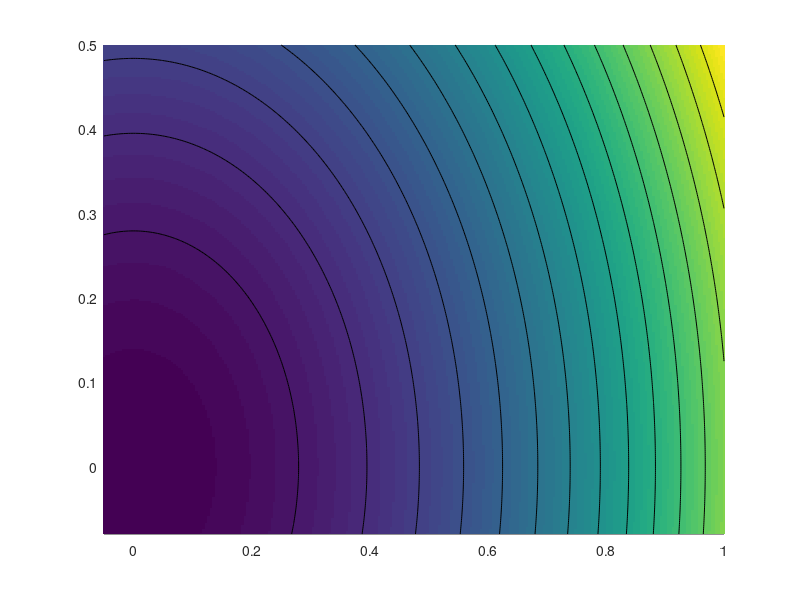

This chart was generated by the following MATLAB code: (Note: this script raises an error after producing the figure.)
%%
% Simple example of gradient flow in metric space.


rep = '../results/gradflow-metric/';
[~,~] = mkdir(rep);

f = @(x,y)x.^2 + y.^2;
Gx = @(x,y)2*x;
Gy = @(x,y)2*y;

% background image
N = 256;
tx = linspace(-.05,1,N);
ty = linspace(-.08,.5,N);
[Y,X] = meshgrid(ty,tx);
F = f(X,Y);
clf; hold on;
imagesc(tx,ty,F');
contour(tx,ty,F', 15, 'k');

% for the implicit stepping
N1 = 2048;
tx1 = linspace(min(tx),max(tx),N1);
ty1 = linspace(min(ty),max(ty),N1);
[Y1,X1] = meshgrid(ty1,tx1);


plist = [1 1];
plist = [1 1.3 1.5 1.8 2 3 5 10 Inf];


gmode = 'explicit';
gmode = 'implicit';

tau = .25; niter = 70;
    
lgd = {};
for ip=1:length(plist)
    p=plist(ip);
    
    % conjugate exponent
    q = conjexp(p);
    ri = @(r,p)sign(r).*abs(r).^(1/(p-1));
    
    
    
    grad = @(gx,gy)ri([gx, gy],p);
    if p==1
        grad = @(gx,gy)[gx.*(gx==max(gx,gy)), gy.*(gy==max(gx,gy))];
    elseif p==Inf
        grad = @(gx,gy)[sign(gx),sign(gy)];
    end
    grad = @(gx,gy)grad(gx,gy)*norm([gx,gy],q)/norm(grad(gx,gy),q);
    
    
    % initial point
    x = .95; y = .45;
    U = []; V = [];
    % do the descent
    for i=1:niter
        U(end+1) = x; V(end+1) = y;
        switch gmode
            case 'explicit'
                g = grad(Gx(x,y), Gy(x,y));
                x = x - tau*g(1);
                y = y - tau*g(2);
            case 'implicit'
                E = ( abs(X1-x).^p + abs(Y1-y).^p ).^(2/p) + tau * ( X1.^2 + Y1.^2 );
                if p==Inf
                    E = max(abs(X1-x),abs(Y1-y)).^2 + tau * ( X1.^2 + Y1.^2 );
                end
                [tmp,i] = min(E(:));
                x = X1(i); y = Y1(i);
        end
    end
    
    lgd{end+1} = ['p=' num2str(p)];
    c = (ip-1)/(length(plist)-1);
    plot(U,V, '.-', 'Color', [c 0 1-c], 'LineWidth', 2, 'MarkerSize', 23);
    colormap parula(256);
    axis image; axis off;
    axis([min(tx) max(tx) min(ty) max(ty)]);
    drawnow;
    
end

saveas(gcf, [rep 'gradflow-' gmode '.eps'], 'epsc');
